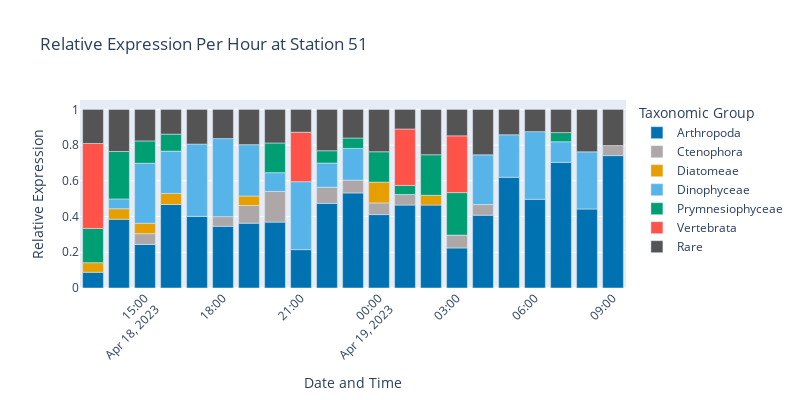

Here is the notebook cell this chart was saved with:
### Code cell
# Filter data based on TPM and p_ident thresholds
filtered_data = data_51[(data_51['p_ident'] >= 0.75)]

# Group by taxonomic level and sample, then sum TPM
grouped_df = filtered_data.groupby(['Taxogroup2_UniEuk', 'datetime'])['TPM'].sum().reset_index()

grouped_df.head()
# Normalize TPM sums to get relative expression per hour
total_tpm_per_hour = grouped_df.groupby('datetime')['TPM'].transform('sum')
grouped_df['rel_expression_per_hour'] = grouped_df['TPM'] / total_tpm_per_hour

# Combine low-abundant groups into a single 'Rare' category
threshold = 0.05
grouped_df.loc[grouped_df['rel_expression_per_hour'] <= threshold, 'Taxogroup2_UniEuk'] = 'Rare'

# Combine 'core-Noctilucales' and 'Dinophyceae'
grouped_df['Taxogroup2_UniEuk'] = grouped_df['Taxogroup2_UniEuk'].replace({'core-Noctilucales': 'Dinophyceae'})

# Remove categories with no expression
grouped_df = grouped_df[grouped_df['rel_expression_per_hour'] > 0]

# Group once more to combine Rares
grouped_df = grouped_df.groupby(['Taxogroup2_UniEuk', 'datetime'])['rel_expression_per_hour'].sum().reset_index()

# Plot
fig = px.bar(grouped_df, 
            x='datetime', 
            y='rel_expression_per_hour', 
            color='Taxogroup2_UniEuk',
            title='Relative Expression Per Hour at Station 51',
            category_orders={"Taxogroup2_UniEuk": ['Arthropoda', 'Acantharea', 'Ctenophora', 'Diatomeae', 'Dinophyceae', 
                                                    'Florideophyceae','Odontella', 'Phaeodarea', 'Prymnesiophyceae',
                                                    'Spirotrichea', 'Vertebrata', 'Rare',]},
            color_discrete_map=color_discrete_map
            )

fig.update_layout(
    width=800,
    height=400,
    xaxis_title='Date and Time',
    yaxis_title='Relative Expression',
    xaxis_tickangle=-45,
    legend_title='Taxonomic Group'
)

# Save the figure
filename_base = "../figures/metatranscriptomics/51_relative_expression_per_hour"
fig.write_image(filename_base + ".png", scale=1)
fig.write_image(filename_base + ".svg", scale=1)

fig.show()

### Figure 1 — Plotly figure (JSON) as saved in the notebook; plotly's stock layout.template omitted (floating-point values rounded to 4 significant figures)
{"data": [{"alignmentgroup": "True", "hovertemplate": "Taxogroup2_UniEuk=Arthropoda<br>datetime=%{x}<br>rel_expression_per_hour=%{y}<extra></extra>", "legendgroup": "Arthropoda", "marker": {"color": "#0072B2", "pattern": {"shape": ""}}, "name": "Arthropoda", "offsetgroup": "Arthropoda", "orientation": "v", "showlegend": true, "textposition": "auto", "type": "bar", "x": ["2023-04-18T13:00:00", "2023-04-18T14:00:00", "2023-04-18T15:00:00", "2023-04-18T16:00:00", "2023-04-18T17:00:00", "2023-04-18T18:00:00", "2023-04-18T19:00:00", "2023-04-18T20:00:00", "2023-04-18T21:00:00", "2023-04-18T22:00:00", "2023-04-18T23:00:00", "2023-04-19T00:00:00", "2023-04-19T01:00:00", "2023-04-19T02:00:00", "2023-04-19T03:00:00", "2023-04-19T04:00:00", "2023-04-19T05:00:00", "2023-04-19T06:00:00", "2023-04-19T07:00:00", "2023-04-19T08:00:00", "2023-04-19T09:00:00"], "xaxis": "x", "y": [0.08804, 0.385, 0.2437, 0.4677, 0.4009, 0.3458, 0.3631, 0.3689, 0.2148, 0.474, 0.5323, 0.4111, 0.4644, 0.4644, 0.2244, 0.4079, 0.62, 0.4968, 0.7034, 0.4422, 0.7412], "yaxis": "y"}, {"alignmentgroup": "True", "hovertemplate": "Taxogroup2_UniEuk=Ctenophora<br>datetime=%{x}<br>rel_expression_per_hour=%{y}<extra></extra>", "legendgroup": "Ctenophora", "marker": {"color": "#ADA7A7", "pattern": {"shape": ""}}, "name": "Ctenophora", "offsetgroup": "Ctenophora", "orientation": "v", "showlegend": true, "textposition": "auto", "type": "bar", "x": ["2023-04-18T15:00:00", "2023-04-18T18:00:00", "2023-04-18T19:00:00", "2023-04-18T20:00:00", "2023-04-18T22:00:00", "2023-04-18T23:00:00", "2023-04-19T00:00:00", "2023-04-19T01:00:00", "2023-04-19T03:00:00", "2023-04-19T04:00:00", "2023-04-19T09:00:00"], "xaxis": "x", "y": [0.06058, 0.05373, 0.09896, 0.1717, 0.09024, 0.07155, 0.06533, 0.05935, 0.07182, 0.05956, 0.05628], "yaxis": "y"}, {"alignmentgroup": "True", "hovertemplate": "Taxogroup2_UniEuk=Diatomeae<br>datetime=%{x}<br>rel_expression_per_hour=%{y}<extra></extra>", "legendgroup": "Diatomeae", "marker": {"color": "#E69F00", "pattern": {"shape": ""}}, "name": "Diatomeae", "offsetgroup": "Diatomeae", "orientation": "v", "showlegend": true, "textposition": "auto", "type": "bar", "x": ["2023-04-18T13:00:00", "2023-04-18T14:00:00", "2023-04-18T15:00:00", "2023-04-18T16:00:00", "2023-04-18T19:00:00", "2023-04-19T00:00:00", "2023-04-19T02:00:00"], "xaxis": "x", "y": [0.05361, 0.05882, 0.05815, 0.06196, 0.05316, 0.1165, 0.05458], "yaxis": "y"}, {"alignmentgroup": "True", "hovertemplate": "Taxogroup2_UniEuk=Dinophyceae<br>datetime=%{x}<br>rel_expression_per_hour=%{y}<extra></extra>", "legendgroup": "Dinophyceae", "marker": {"color": "#56B4E9", "pattern": {"shape": ""}}, "name": "Dinophyceae", "offsetgroup": "Dinophyceae", "orientation": "v", "showlegend": true, "textposition": "auto", "type": "bar", "x": ["2023-04-18T14:00:00", "2023-04-18T15:00:00", "2023-04-18T16:00:00", "2023-04-18T17:00:00", "2023-04-18T18:00:00", "2023-04-18T19:00:00", "2023-04-18T20:00:00", "2023-04-18T21:00:00", "2023-04-18T22:00:00", "2023-04-18T23:00:00", "2023-04-19T04:00:00", "2023-04-19T05:00:00", "2023-04-19T06:00:00", "2023-04-19T07:00:00", "2023-04-19T08:00:00"], "xaxis": "x", "y": [0.05505, 0.3359, 0.2364, 0.4048, 0.4372, 0.2873, 0.1051, 0.3807, 0.1354, 0.1777, 0.2782, 0.2381, 0.3785, 0.1155, 0.3201], "yaxis": "y"}, {"alignmentgroup": "True", "hovertemplate": "Taxogroup2_UniEuk=Prymnesiophyceae<br>datetime=%{x}<br>rel_expression_per_hour=%{y}<extra></extra>", "legendgroup": "Prymnesiophyceae", "marker": {"color": "#009E73", "pattern": {"shape": ""}}, "name": "Prymnesiophyceae", "offsetgroup": "Prymnesiophyceae", "orientation": "v", "showlegend": true, "textposition": "auto", "type": "bar", "x": ["2023-04-18T13:00:00", "2023-04-18T14:00:00", "2023-04-18T15:00:00", "2023-04-18T16:00:00", "2023-04-18T20:00:00", "2023-04-18T22:00:00", "2023-04-18T23:00:00", "2023-04-19T00:00:00", "2023-04-19T01:00:00", "2023-04-19T02:00:00", "2023-04-19T03:00:00", "2023-04-19T07:00:00"], "xaxis": "x", "y": [0.1919, 0.2654, 0.1251, 0.0953, 0.1663, 0.06891, 0.05836, 0.17, 0.05064, 0.2272, 0.2379, 0.05131], "yaxis": "y"}, {"alignmentgroup": "True", "hovertemplate": "Taxogroup2_UniEuk=Vertebrata<br>datetime=%{x}<br>rel_expression_per_hour=%{y}<extra></extra>", "legendgroup": "Vertebrata", "marker": {"color": "#FF5349", "pattern": {"shape": ""}}, "name": "Vertebrata", "offsetgroup": "Vertebrata", "orientation": "v", "showlegend": true, "textposition": "auto", "type": "bar", "x": ["2023-04-18T13:00:00", "2023-04-18T21:00:00", "2023-04-19T01:00:00", "2023-04-19T03:00:00"], "xaxis": "x", "y": [0.4756, 0.2769, 0.3159, 0.318], "yaxis": "y"}, {"alignmentgroup": "True", "hovertemplate": "Taxogroup2_UniEuk=Rare<br>datetime=%{x}<br>rel_expression_per_hour=%{y}<extra></extra>", "legendgroup": "Rare", "marker": {"color": "#545454", "pattern": {"shape": ""}}, "name": "Rare", "offsetgroup": "Rare", "orientation": "v", "showlegend": true, "textposition": "auto", "type": "bar", "x": ["2023-04-18T13:00:00", "2023-04-18T14:00:00", "2023-04-18T15:00:00", "2023-04-18T16:00:00", "2023-04-18T17:00:00", "2023-04-18T18:00:00", "2023-04-18T19:00:00", "2023-04-18T20:00:00", "2023-04-18T21:00:00", "2023-04-18T22:00:00", "2023-04-18T23:00:00", "2023-04-19T00:00:00", "2023-04-19T01:00:00", "2023-04-19T02:00:00", "2023-04-19T03:00:00", "2023-04-19T04:00:00", "2023-04-19T05:00:00", "2023-04-19T06:00:00", "2023-04-19T07:00:00", "2023-04-19T08:00:00", "2023-04-19T09:00:00"], "xaxis": "x", "y": [0.1908, 0.2357, 0.1765, 0.1387, 0.1943, 0.1633, 0.1975, 0.188, 0.1276, 0.2314, 0.1601, 0.2371, 0.1097, 0.2538, 0.148, 0.2544, 0.1419, 0.1247, 0.1298, 0.2376, 0.2025], "yaxis": "y"}], "layout": {"barmode": "relative", "height": 400, "legend": {"title": {"text": "Taxonomic Group"}, "tracegroupgap": 0}, "title": {"text": "Relative Expression Per Hour at Station 51"}, "width": 800, "xaxis": {"anchor": "y", "domain": [0, 1], "tickangle": -45, "title": {"text": "Date and Time"}}, "yaxis": {"anchor": "x", "domain": [0, 1], "title": {"text": "Relative Expression"}}}}
